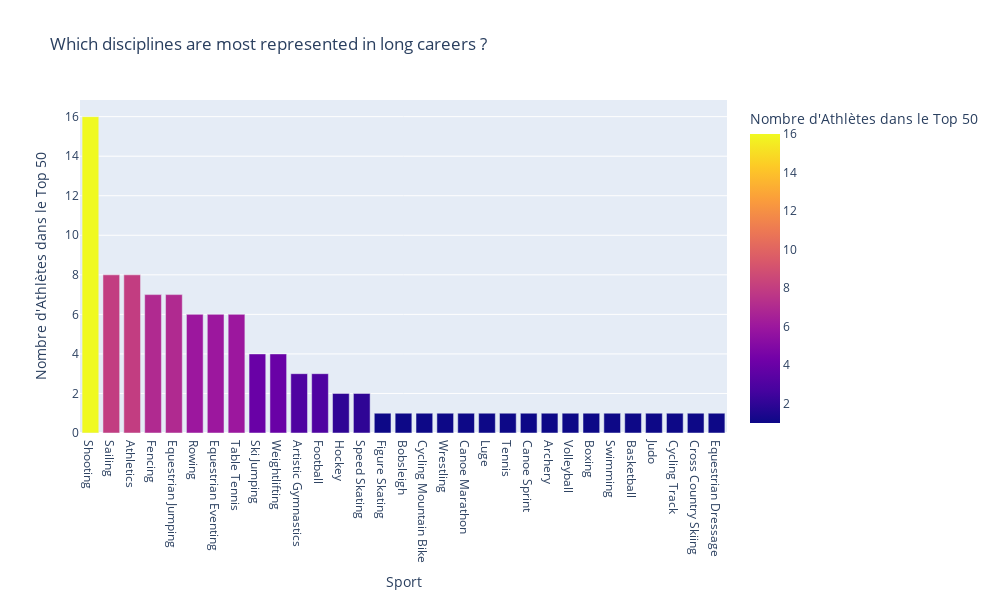

Notebook source saved alongside this figure:
### Code cell
fig = px.bar(
    repartition_sports_top_99.reset_index(),
    x='sport',                         # Les sports sur l'axe X
    y='count',                         # Le nombre d'athlètes (compte) sur l'axe Y
    title="Which disciplines are most represented in long careers ?",
    labels={'sport': 'Sport', 'count': "Nombre d'Athlètes dans le Top 50"},
    color='count',
    color_continuous_scale=px.colors.sequential.Plasma # Utilisation d'une palette de couleurs
)

fig.update_layout(
    xaxis={'categoryorder': 'total descending'}, # Trier les barres de la plus haute à la plus basse
    width=1000,
    height=600
)

fig.show()

### Figure 1 — Plotly figure (JSON) as saved in the notebook; plotly's stock layout.template omitted (floating-point values rounded to 4 significant figures)
{"data": [{"alignmentgroup": "True", "hovertemplate": "Sport=%{x}<br>Nombre d'Athlètes dans le Top 50=%{marker.color}<extra></extra>", "legendgroup": "", "marker": {"color": [16, 8, 8, 7, 7, 6, 6, 6, 4, 4, 3, 3, 2, 2, 1, 1, 1, 1, 1, 1, 1, 1, 1, 1, 1, 1, 1, 1, 1, 1, 1], "coloraxis": "coloraxis", "pattern": {"shape": ""}}, "name": "", "offsetgroup": "", "orientation": "v", "showlegend": false, "textposition": "auto", "type": "bar", "x": ["Shooting", "Sailing", "Athletics", "Fencing", "Equestrian Jumping", "Rowing", "Equestrian Eventing", "Table Tennis", "Ski Jumping", "Weightlifting", "Artistic Gymnastics", "Football", "Hockey", "Speed Skating", "Figure Skating", "Bobsleigh", "Cycling Mountain Bike", "Wrestling", "Canoe Marathon", "Luge", "Tennis", "Canoe Sprint", "Archery", "Volleyball", "Boxing", "Swimming", "Basketball", "Judo", "Cycling Track", "Cross Country Skiing", "Equestrian Dressage"], "xaxis": "x", "y": [16, 8, 8, 7, 7, 6, 6, 6, 4, 4, 3, 3, 2, 2, 1, 1, 1, 1, 1, 1, 1, 1, 1, 1, 1, 1, 1, 1, 1, 1, 1], "yaxis": "y"}], "layout": {"barmode": "relative", "coloraxis": {"colorbar": {"title": {"text": "Nombre d'Athlètes dans le Top 50"}}, "colorscale": [[0, "#0d0887"], [0.1111, "#46039f"], [0.2222, "#7201a8"], [0.3333, "#9c179e"], [0.4444, "#bd3786"], [0.5556, "#d8576b"], [0.6667, "#ed7953"], [0.7778, "#fb9f3a"], [0.8889, "#fdca26"], [1, "#f0f921"]]}, "height": 600, "legend": {"tracegroupgap": 0}, "title": {"text": "Which disciplines are most represented in long careers ?"}, "width": 1000, "xaxis": {"anchor": "y", "categoryorder": "total descending", "domain": [0, 1], "title": {"text": "Sport"}}, "yaxis": {"anchor": "x", "domain": [0, 1], "title": {"text": "Nombre d'Athlètes dans le Top 50"}}}}
